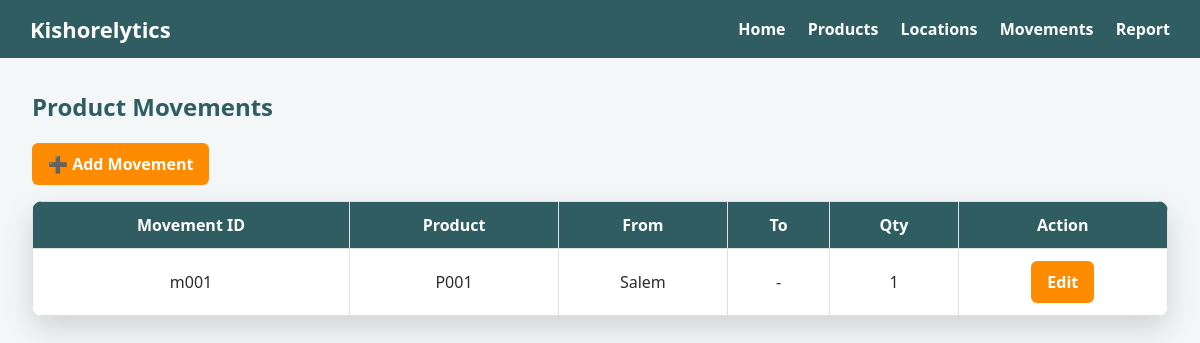
Page /movements on the earlier database version.
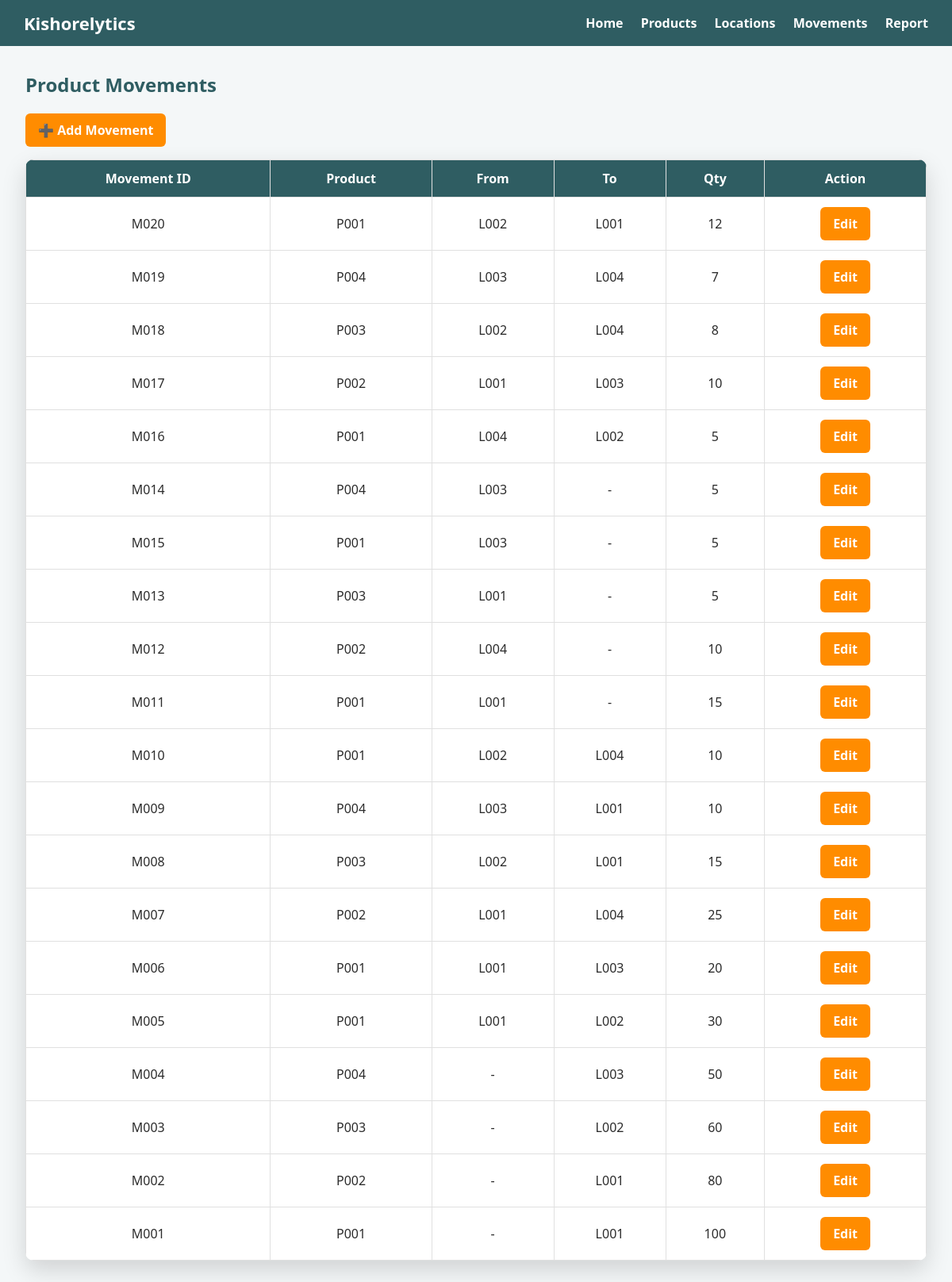
Same page on the later database version.
### models/movement.py (models this page shows)
class ProductMovement(db.Model):
    __tablename__ = "product_movements"  # ✅ ADD THIS
    movement_id = db.Column(db.String, primary_key=True)
    product_id = db.Column(
        db.String,
        db.ForeignKey("products.product_id"),  # ✅ NOW MATCHES
        nullable=False
    )
    from_location = db.Column(
        db.String,
        db.ForeignKey("locations.location_id"),
        nullable=True
    )
    to_location = db.Column(
        db.String,
        db.ForeignKey("locations.location_id"),
        nullable=True
    )
    qty = db.Column(db.Integer, nullable=False)
    timestamp = db.Column(db.DateTime, default=datetime.utcnow)

### routes/movement_routes.py (the view)
@movement_bp.route("/movements")
def list_movements():
    movements = ProductMovement.query.order_by(ProductMovement.timestamp.desc()).all()
    return render_template("movements/list.html", movements=movements)

### templates/movements/list.html
{% extends "base.html" %}
{% block content %}
<h2>Product Movements</h2>
<a href="/movements/add" class="btn">➕ Add Movement</a>
<table>
    <tr>
        <th>Movement ID</th>
        <th>Product</th>
        <th>From</th>
        <th>To</th>
        <th>Qty</th>
        <th>Action</th>
    </tr>
    {% for m in movements %}
    <tr>
        <td>{{ m.movement_id }}</td>
        <td>{{ m.product_id }}</td>
        <td>{{ m.from_location if m.from_location else "-" }}</td>
        <td>{{ m.to_location if m.to_location else "-" }}</td>
        <td>{{ m.qty }}</td>
        <td>
            <a href="/movements/edit/{{ m.movement_id }}" class="btn">Edit</a>
        </td>
    </tr>
    {% endfor %}
</table>
{% endblock %}

### templates/base.html (shortened to what this page needs)
<!DOCTYPE html>
<html lang="en">
<head>
    <link rel="stylesheet" href="{{ url_for('static', filename='style.css') }}">
</head>
<body class="{% block body_class %}{% endblock %}">
    <nav class="navbar">
        <div class="nav-left">
            <a href="/" class="brand">Kishorelytics</a>
        </div>
        <div class="nav-right">
            <a href="/">Home</a>
            <a href="/products">Products</a>
            <a href="/locations">Locations</a>
            <a href="/movements">Movements</a>
            <a href="/report">Report</a>
        </div>
    </nav>
    <div class="container">
        {% block content %}{% endblock %}
    </div>
</body>
</html>

### static/style.css (style rules this page uses)
:root { --primary: #2f5d62; --secondary-bg: #f4f7f8; --accent: #ff8c00; --accent-hover: #e67e00; --text-dark: #2c2c2c; --text-light: #ffffff; --border-light: #e0e0e0; --shadow-soft: 0 12px 30px rgba(0,0,0,0.15); }
* { box-sizing: border-box; }
body { margin: 0; font-family: "Segoe UI", Arial, Helvetica, sans-serif; background: var(--secondary-bg); color: var(--text-dark); min-height: 100vh; }
.navbar { display: flex; justify-content: space-between; align-items: center; background: var(--primary); padding: 14px 30px; }
.nav-left .brand { color: var(--text-light); font-size: 22px; font-weight: 700; text-decoration: none; }
.nav-right a { color: var(--text-light); text-decoration: none; margin-left: 18px; font-weight: 600; }
.container { padding: 32px; }
h1, h2 { margin-top: 0; color: var(--primary); }
table { width: 100%; border-collapse: collapse; background: #ffffff; margin-top: 16px; border-radius: 10px; overflow: hidden; box-shadow: var(--shadow-soft); }
th, td { padding: 12px; border: 1px solid var(--border-light); text-align: center; }
th { background: var(--primary); color: var(--text-light); }
.btn { background: var(--accent); color: var(--text-light); padding: 10px 16px; border-radius: 6px; text-decoration: none; font-weight: 600; display: inline-block; }

Differences in the rows shown:
removed ProductMovement: movement_id "m001", product_id "P001", from_location "Salem", to_location "-", qty "1"
added ProductMovement: movement_id "M020", product_id "P001", from_location "L002", to_location "L001", qty "12"
added ProductMovement: movement_id "M019", product_id "P004", from_location "L003", to_location "L004", qty "7"
added ProductMovement: movement_id "M018", product_id "P003", from_location "L002", to_location "L004", qty "8"
added ProductMovement: movement_id "M017", product_id "P002", from_location "L001", to_location "L003", qty "10"
added ProductMovement: movement_id "M016", product_id "P001", from_location "L004", to_location "L002", qty "5"
added ProductMovement: movement_id "M014", product_id "P004", from_location "L003", to_location "-", qty "5"
added ProductMovement: movement_id "M015", product_id "P001", from_location "L003", to_location "-", qty "5"
added ProductMovement: movement_id "M013", product_id "P003", from_location "L001", to_location "-", qty "5"
added ProductMovement: movement_id "M012", product_id "P002", from_location "L004", to_location "-", qty "10"
added ProductMovement: movement_id "M011", product_id "P001", from_location "L001", to_location "-", qty "15"
added ProductMovement: movement_id "M010", product_id "P001", from_location "L002", to_location "L004", qty "10"
added ProductMovement: movement_id "M009", product_id "P004", from_location "L003", to_location "L001", qty "10"
added ProductMovement: movement_id "M008", product_id "P003", from_location "L002", to_location "L001", qty "15"
added ProductMovement: movement_id "M007", product_id "P002", from_location "L001", to_location "L004", qty "25"
added ProductMovement: movement_id "M006", product_id "P001", from_location "L001", to_location "L003", qty "20"
added ProductMovement: movement_id "M005", product_id "P001", from_location "L001", to_location "L002", qty "30"
added ProductMovement: movement_id "M004", product_id "P004", from_location "-", to_location "L003", qty "50"
added ProductMovement: movement_id "M003", product_id "P003", from_location "-", to_location "L002", qty "60"
added ProductMovement: movement_id "M002", product_id "P002", from_location "-", to_location "L001", qty "80"
added ProductMovement: movement_id "M001", product_id "P001", from_location "-", to_location "L001", qty "100"
